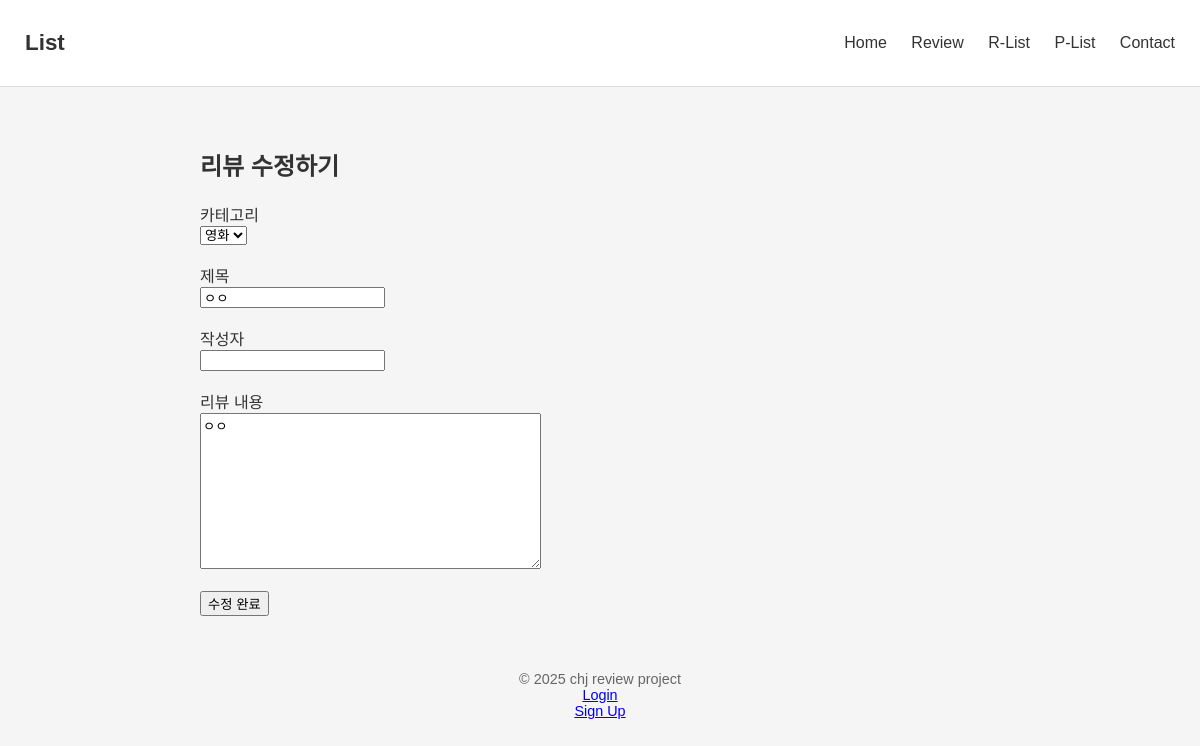
/review/14/edit/, run on the app's committed database.
### main/models.py (models this page shows, shortened)
class Review(models.Model):
    CATEGORY_CHOICES = [
        ('movie', '영화'),
        ('book', '도서'),
        ('music', '노래'),
    ]
    category = models.CharField(max_length=20, choices=CATEGORY_CHOICES)
    title = models.CharField(max_length=200)
    content = models.TextField()
    created_at = models.DateTimeField(auto_now_add=True)
    author = models.CharField(max_length=50)
    rating = models.IntegerField(default=0) #별점 남기기 기능

### main/views.py (the view, shortened to what this page needs)
# urls.py: path('review/<int:id>/edit/', views.edit_review, name='review_edit'),
def edit_review(request, id):
    review = Review.objects.get(id=id)
    return render(request, 'main/edit_review.html', {'review': review})

### main/templates/main/edit_review.html (shortened to what this page needs)
{% extends "main/base.html" %}
{% block content %}
<h2>리뷰 수정하기</h2>
<form method="POST">
    <label>카테고리</label><br>
    <select name="category" required>
        <option value="movie" {% if review.category == "movie" %}selected{% endif %}>영화</option>
    </select>
    <br><br>
    <label>제목</label><br>
    <input type="text" name="title" value="{{ review.title }}" required><br><br>
    <label>작성자</label><br>
    <input type="text" name="author" value="{{ review.author }}" required><br><br>
    <label>리뷰 내용</label><br>
    <textarea name="content" cols="40" rows="10" required>{{ review.content }}</textarea><br><br>
    <button type="submit">수정 완료</button>
</form>
{% endblock %}

### main/static/main/style.css (style rules this page uses)
body { margin: 0; padding: 0; background-color: #f5f5f5; font-family: 'Apple SD Gothic Neo', sans-serif; color: #333; }

### data on the page
Review: category "영화", title "ㅇㅇ", content "ㅇㅇ"
